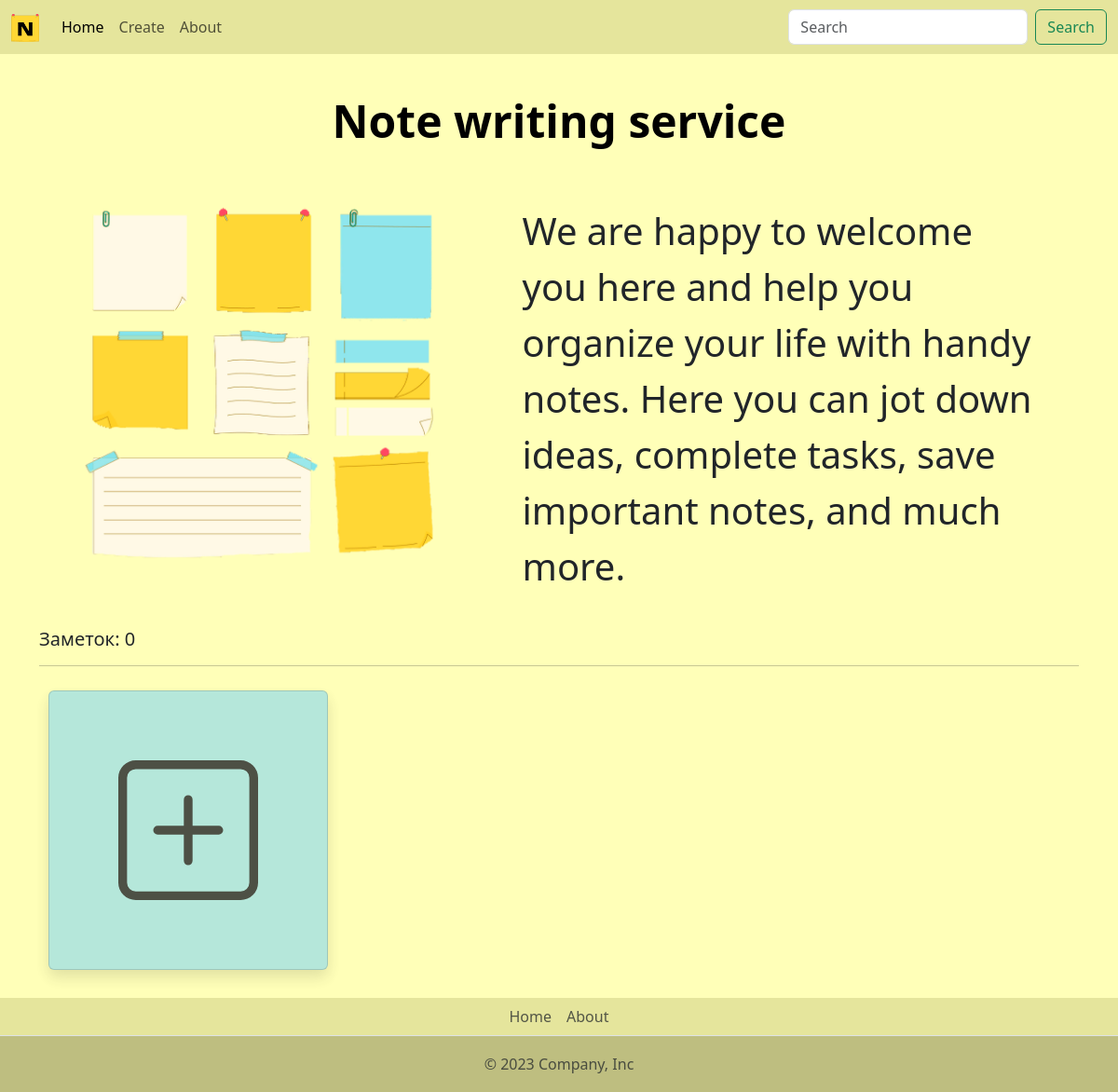
Before: / with the older database file.
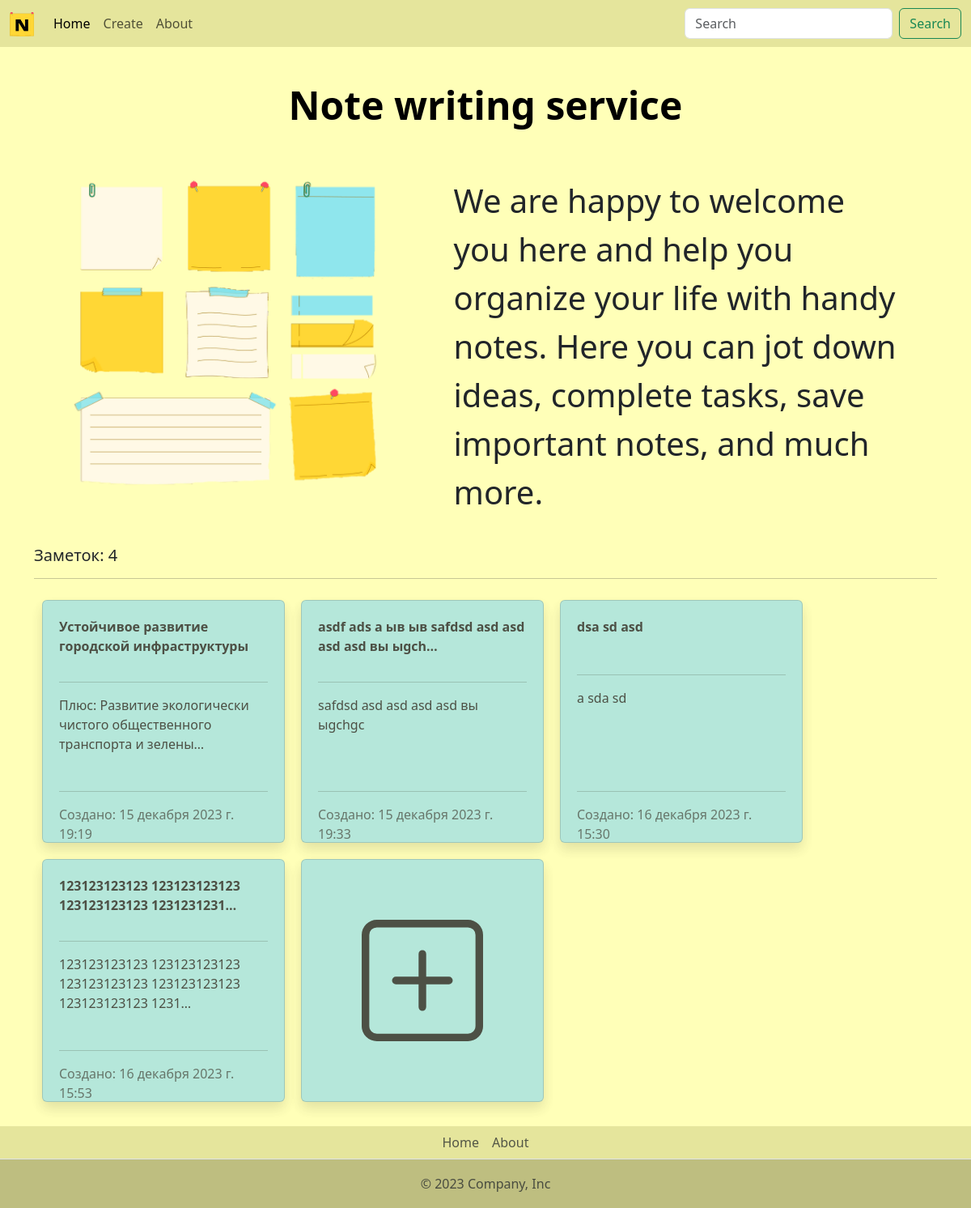
After: the same page with the newer database file.
### posts/models.py (models this page shows)
class Note(models.Model):
    uuid = models.UUIDField(primary_key=True, default=uuid.uuid4, editable=False)
    title = models.CharField(max_length=255)
    content = models.TextField()
    created_at = models.DateTimeField(auto_now_add=True)
    mod_time = models.DateTimeField(null=True, default=None)

### posts/views.py (the view)
# urls.py: path("", home_page_view, name="home"),  # Добавим главную страницу.
def home_page_view(request: WSGIRequest):
    all_notes = Note.objects.all()  # Получение всех записей из таблицы этой модели.
    context: dict = {
        "notes": all_notes
    }
    return render(request, "home.html", context)

### templates/home.html (shortened to what this page needs)
{% extends 'base.html' %}
{% load static %}
{% block links %}
	<link rel="stylesheet" href="{% static 'css/main.css' %}">
{% endblock %}
{% block content %}
	<div class="container">
		{% include 'inc/_welcome.html' %}
		{% include 'inc/_posts-list.html' %}
	</div>
{% endblock %}

### templates/base.html (shortened to what this page needs)
<!DOCTYPE html>
<html lang="en">
{% load static %}
<head>
	<link href="https://cdn.jsdelivr.net/npm/bootstrap@5.3.2/dist/css/bootstrap.min.css" rel="stylesheet"
>
	<link rel="stylesheet" href="{% static 'css/global.css' %}">
	{% block links %}
	{% endblock %}
</head>
<body>
<div>
	{% include 'inc/_menu.html' %}
</div>
<div class="global-container">
	{% block content %}
	{% endblock %}
{% include 'inc/_footer.html' %}
</body>
</html>

### templates/inc/_menu.html (shortened to what this page needs)
{% load static %}
<nav class="navbar navbar-expand-lg ">
	<div class="container-fluid">
		<a class="navbar-brand" href="/">
			<img src="{% static 'images/logo.png' %}" width="30" height="30">
		</a>
		<div class="collapse navbar-collapse" id="navbarSupportedContent">
			<ul class="navbar-nav me-auto mb-2 mb-lg-0">
				<li class="nav-item">
					<a class="nav-link active" aria-current="page" href="{% url 'home' %}">Home</a>
				</li>
				<li class="nav-item">
					<a class="nav-link" href="{% url 'create-note' %}">Create</a>
				</li>
				<li class="nav-item">
					<a class="nav-link" href="{% url 'about' %}">About</a>
				</li>
			</ul>
			<form class="d-flex" role="search" action="/">
				<input class="form-control me-2" type="search" placeholder="Search" aria-label="Search">
				<button class="btn btn-outline-success" type="submit">Search</button>
			</form>
		</div>
	</div>
</nav>

### templates/inc/_welcome.html
{% load static %}
<div class="row flex-lg-row-reverse align-items-center g-5 pt-5">
	<div class="text-center">
		<h1 class="display-5 fw-bold text-body-emphasis lh-1 mb-3">Note writing service</h1>
	</div>
	<div class="block-img-text">
		<div class="flex-container">
			<img src="{% static 'images/main_img.png' %}"
				 class="d-block mx-lg-auto img-fluid rounded-3" alt="img note" width="400" height="300"
				 loading="lazy">
		</div>
		<div class="col-lg-6">
			<div>
				<p class="lead fs-1">
					We are happy to welcome you here and help you organize your life with handy notes.
					Here you can jot down ideas, complete tasks, save important notes, and much more.
				</p>
			</div>
		</div>
	</div>
</div>

### templates/inc/_posts-list.html (shortened to what this page needs)
<div class="group-card">
	<div class="count_notes">
		<h5>Заметок: {{ notes|length }}</h5>
		<hr>
	</div>
	<div class="cards">
		{% for note in notes %}
			<div class="card shadow" onclick="window.location.href='{% url "show-note" note.uuid %}'"
				 style='cursor: pointer;'>
				<div class="item-title">
					<p><b>{{ note.title | truncatechars:50 }}</b></p>
				</div>
				<hr>
				<div class="item-content">
					<p>{{ note.content |truncatechars:70 }}</p>
				</div>
				<hr>
				<div class="item-created_at">
					<p class="text-muted"> Создано: {{ note.created_at }}</p>
				</div>
			</div>
		{% endfor %}
		<div class="card shadow card_add" onclick="window.location.href='{% url "create-note" %}'"
			 style='cursor: pointer;'>
		</div>
	</div>
</div>
</div>

### templates/inc/_footer.html
<footer class="footer">
	<div class="main">
		<ul class="nav justify-content-center border-bottom ">
			<li class="nav-item"><a href="{% url 'home' %}" class="nav-link px-2 text-body-secondary">Home</a></li>
			<li class="nav-item"><a href="{% url 'about' %}" class="nav-link px-2 text-body-secondary">About</a></li>
		</ul>
		<div class="footer-footer">
			<p class="text-center text-body-secondary my-2">© 2023 Company, Inc</p>
		</div>
	</div>
</footer>

### static/css/global.css (style rules this page uses)
body { display: flex; flex-direction: column; justify-content: space-between; min-height: 100vh; background-color: #ffffb8; }
.footer, .navbar { display: flex; flex-direction: column; background-color: #e5e59c; }
.footer-footer { display: flex; justify-content: center; background-color: #bebe80; padding-top: 10px; padding-bottom: 10px; }

### static/css/main.css (style rules this page uses)
.cards { display: flex; flex-direction: row; flex-wrap: wrap; }
.group-card { display: flex; flex-direction: column; flex-wrap: wrap; justify-content: flex-start; margin-bottom: 20px; margin-top: 20px; }
.card { display: flex; background-color: #a3e2e3; margin: 10px; padding: 20px; width: 300px; height: 300px; opacity: 0.8; }
.item-title { height: 30%; }
.item-content { height: 60%; }
.item-created_at { height: 10%; }
.card_add { display: flex; flex-direction: row; cursor: pointer; align-items: center; justify-content: center; }
.block-img-text { display: flex; justify-content: space-around; flex-wrap: wrap; }
.lead { font-size: 1.5rem; }

Changed rows visible on the page:
added Note: title "Устойчивое развитие городской инфраструктуры", content "Плюс: Развитие экологически чистого общественного транспорта и зелены…", created_at "15 декабря 2023 г. 19:19"
added Note: title "asdf ads a ыв ыв safdsd asd asd asd asd вы ыgch…", content "safdsd asd asd asd asd вы ыgchgc", created_at "15 декабря 2023 г. 19:33"
added Note: title "dsa sd asd", content "a sda sd", created_at "16 декабря 2023 г. 15:30"
added Note: title "123123123123 123123123123 123123123123 1231231231…", content "123123123123 123123123123 123123123123 123123123123 123123123123 1231…", created_at "16 декабря 2023 г. 15:53"
Other visible differences:
{{ notes|length }}: "0" → "4"
